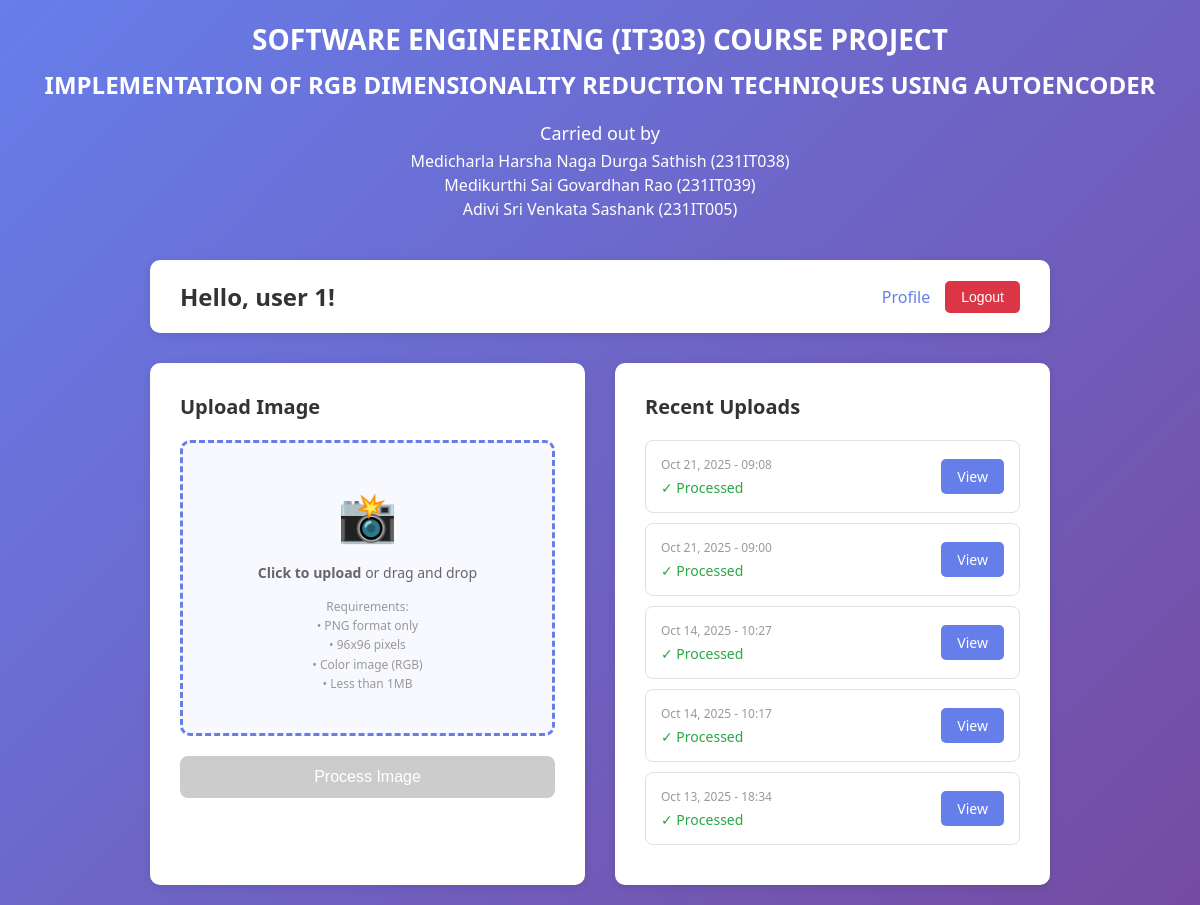
The page / (signed in) on the database its author committed.
### account/models.py (models this page shows, shortened)
class CustomUser(AbstractUser):
    email = models.EmailField(unique=True)
    phone_number = models.CharField(max_length=15, blank=True, null=True)
    bio = models.TextField(max_length=500, blank=True, null=True)
    created_at = models.DateTimeField(auto_now_add=True)
    updated_at = models.DateTimeField(auto_now=True)
    email_verified = models.BooleanField(default=False)
    class Meta:
        verbose_name = 'User'
        verbose_name_plural = 'Users'

class ImageUpload(models.Model):
    user = models.ForeignKey(CustomUser, on_delete=models.CASCADE, related_name='images')
    input_image = models.ImageField(upload_to='uploads/input/')
    output_image = models.ImageField(upload_to='uploads/output/', null=True, blank=True)
    uploaded_at = models.DateTimeField(auto_now_add=True)
    processed = models.BooleanField(default=False)
    class Meta:
        ordering = ['-uploaded_at']
        verbose_name = 'Image Upload'
        verbose_name_plural = 'Image Uploads'

### account/views.py (the view)
# urls.py: path('', home, name='home'),
@login_required
def home(request):
    if request.method == 'POST':
        form = ImageUploadForm(request.POST, request.FILES)
        if form.is_valid():
            image_file = request.FILES.get('input_image')
            is_valid, error_message = validate_image(image_file)
            if not is_valid:
                messages.error(request, f"Image validation failed: {error_message}")
                return render(request, "account/home.html", {'form': form})
            image_upload = form.save(commit=False)
            image_upload.user = request.user
            image_upload.save()
            try:
                process_image(image_upload)
                messages.success(request, 'Image uploaded and processed successfully!')
                return redirect('account:results', pk=image_upload.pk)
            except Exception as e:
                messages.error(request, f"Error processing image: {str(e)}")
                image_upload.delete()
        else:
            for field, errors in form.errors.items():
                for error in errors:
                    messages.error(request, error)
    else:
        form = ImageUploadForm()
    recent_uploads = ImageUpload.objects.filter(user=request.user)[:5]
    return render(request, "account/home.html", {'form': form, 'recent_uploads': recent_uploads})

### templates/account/home.html (shortened to what this page needs)
<!DOCTYPE html>
<html lang="en">
<head>
</head>
<body>
    <div class="project-title-section" style="text-align: center; margin-bottom: 40px; color: white;">
        <h1 style="font-size: 28px; font-weight: 700; margin-bottom: 10px;">
            SOFTWARE ENGINEERING (IT303) COURSE PROJECT
        </h1>
        <h2 style="font-size: 24px; margin-bottom: 20px;">
            IMPLEMENTATION OF RGB DIMENSIONALITY REDUCTION TECHNIQUES USING AUTOENCODER
        </h2>
        <div style="font-size: 18px; margin-bottom: 5px;">
            Carried out by
        </div>
        <div style="font-size: 16px; margin-bottom: 2px;">
            Medicharla Harsha Naga Durga Sathish (231IT038)
        </div>
        <div style="font-size: 16px; margin-bottom: 2px;">
            Medikurthi Sai Govardhan Rao (231IT039)
        </div>
        <div style="font-size: 16px;">
            Adivi Sri Venkata Sashank (231IT005)
        </div>
    </div>
    <div class="container">
        <div class="header">
            <h2>Hello, {{ user.get_full_name|default:user.username }}!</h2>
            <div class="nav-links">
                <a href="{% url 'account:profile' %}">Profile</a>
                <form method="post" action="{% url 'account:logout' %}" style="display: inline;">
                    <button type="submit" class="logout-btn">Logout</button>
                </form>
            </div>
        </div>
        <div class="main-content">
            <div class="upload-section">
                <h3>Upload Image</h3>
                <form method="post" enctype="multipart/form-data" id="uploadForm">
                    <div class="upload-area" id="uploadArea">
                        <div class="upload-icon">📸</div>
                        <div class="upload-text">
                            <strong>Click to upload</strong> or drag and drop
                        </div>
                        <div class="upload-requirements">
                            Requirements:<br>
                            • PNG format only<br>
                            • 96x96 pixels<br>
                            • Color image (RGB)<br>
                            • Less than 1MB
                        </div>
                    </div>
                    <button type="submit" class="upload-btn" id="uploadBtn" disabled>Process Image</button>
                </form>
            </div>
            <div class="recent-section">
                <h3>Recent Uploads</h3>
                {% if recent_uploads %}
                <ul class="recent-uploads">
                    {% for upload in recent_uploads %}
                    <li class="recent-item">
                        <div class="recent-item-info">
                            <div class="recent-item-date">{{ upload.uploaded_at|date:"M d, Y - H:i" }}</div>
                            <div class="recent-item-status">
                                {% if upload.processed %}✓ Processed{% else %}⏳ Processing{% endif %}
                            </div>
                        </div>
                        <a href="{% url 'account:results' upload.pk %}" class="view-btn">View</a>
                    </li>
                    {% endfor %}
                </ul>
                {% else %}
                <div class="no-uploads">
                    No uploads yet. Upload your first image!
                </div>
                {% endif %}
            </div>
        </div>
    </div>
</body>
</html>

### templates/account/home.html (style rules this page uses)
* { margin: 0; padding: 0; box-sizing: border-box; }
body { font-family: 'Segoe UI', Tahoma, Geneva, Verdana, sans-serif; background: linear-gradient(135deg, #667eea 0%, #764ba2 100%); min-height: 100vh; padding: 20px; }
.container { max-width: 900px; margin: 0 auto; }
.header { background: white; padding: 20px 30px; border-radius: 10px; box-shadow: 0 2px 10px rgba(0,0,0,0.1); display: flex; justify-content: space-between; align-items: center; margin-bottom: 30px; }
.header h2 { color: #333; font-size: 24px; }
.nav-links { display: flex; gap: 15px; align-items: center; }
.nav-links a { text-decoration: none; color: #667eea; font-weight: 500; transition: color 0.3s; }
.logout-btn { padding: 8px 16px; background-color: #dc3545; color: white; border: none; cursor: pointer; border-radius: 5px; font-size: 14px; transition: background-color 0.3s; }
.main-content { display: grid; grid-template-columns: 1fr 1fr; gap: 30px; }
.upload-section, .recent-section { background: white; padding: 30px; border-radius: 10px; box-shadow: 0 2px 10px rgba(0,0,0,0.1); }
.upload-section h3, .recent-section h3 { color: #333; margin-bottom: 20px; font-size: 20px; }
.upload-area { border: 3px dashed #667eea; border-radius: 10px; padding: 40px; text-align: center; background: #f8f9ff; transition: all 0.3s; cursor: pointer; }
.upload-icon { font-size: 48px; color: #667eea; margin-bottom: 15px; }
.upload-text { color: #666; font-size: 14px; margin-bottom: 15px; }
.upload-requirements { font-size: 12px; color: #999; margin-top: 10px; line-height: 1.6; }
.upload-btn { width: 100%; padding: 12px; background: linear-gradient(135deg, #667eea 0%, #764ba2 100%); color: white; border: none; border-radius: 8px; cursor: pointer; font-size: 16px; font-weight: 500; margin-top: 20px; transition: transform 0.2s; }
.upload-btn:disabled { background: #ccc; cursor: not-allowed; transform: none; }
.recent-uploads { list-style: none; }
.recent-item { padding: 15px; border: 1px solid #e0e0e0; border-radius: 8px; margin-bottom: 10px; display: flex; justify-content: space-between; align-items: center; transition: all 0.3s; }
.recent-item-info { flex: 1; }
.recent-item-date { font-size: 12px; color: #999; margin-bottom: 5px; }
.recent-item-status { font-size: 14px; color: #28a745; font-weight: 500; }
.view-btn { padding: 8px 16px; background-color: #667eea; color: white; text-decoration: none; border-radius: 5px; font-size: 14px; transition: background-color 0.3s; }

### rows shown on the page
CustomUser: get_full_name "user 1"
ImageUpload: uploaded_at "Oct 21, 2025 - 09:08", processed "✓ Processed"
ImageUpload: uploaded_at "Oct 21, 2025 - 09:00", processed "✓ Processed"
ImageUpload: uploaded_at "Oct 14, 2025 - 10:27", processed "✓ Processed"
ImageUpload: uploaded_at "Oct 14, 2025 - 10:17", processed "✓ Processed"
ImageUpload: uploaded_at "Oct 13, 2025 - 18:34", processed "✓ Processed"
